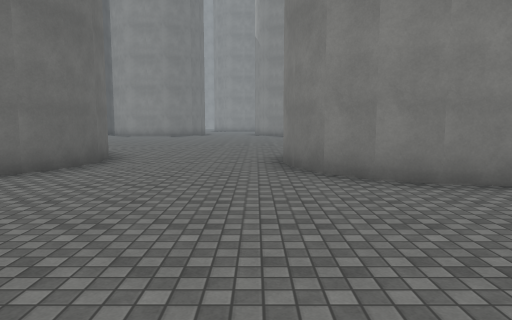
view 1 (above)

23 first-person views from a walk through a 3-D level made in the Unity game engine. The camera is 1.5 m above the floor, tilts 6° down and sees 70° across. The floor is counted in squares, 2 m on a side. Each view is taken from the middle of a square. On the plan, view 1 faces up. The plan holds only what a view shows up to about 11 squares ahead; the rest is blank. The place goes on beyond the plan. The player character is not drawn. Surface patterns are stand-ins for the level's own textures.

view 2
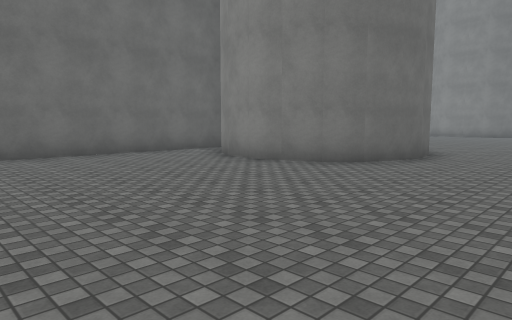

view 3
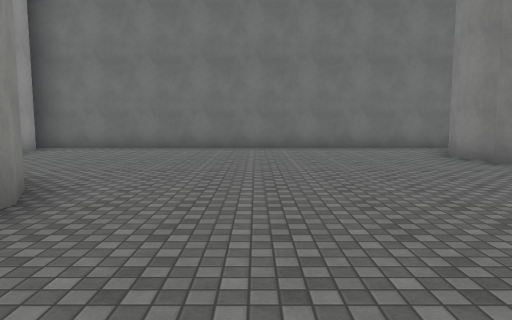

view 4
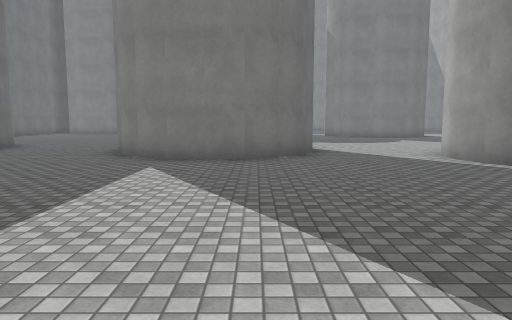

view 5
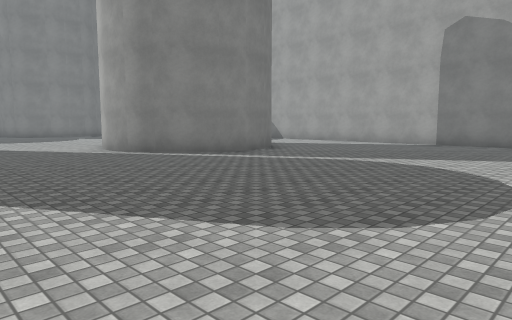

view 6
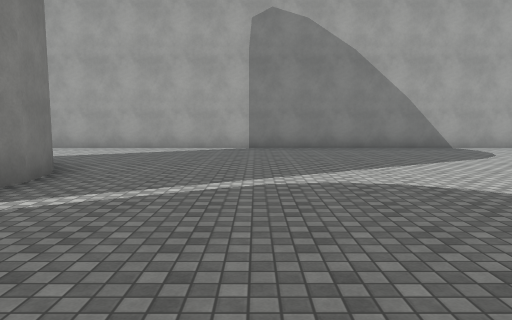

view 7
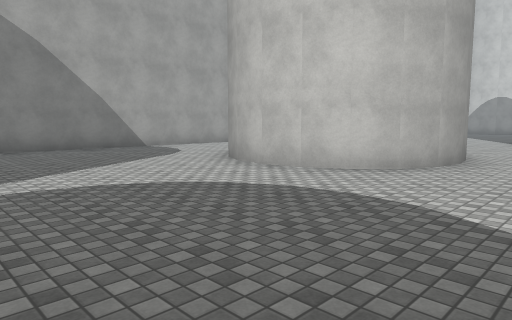

view 8
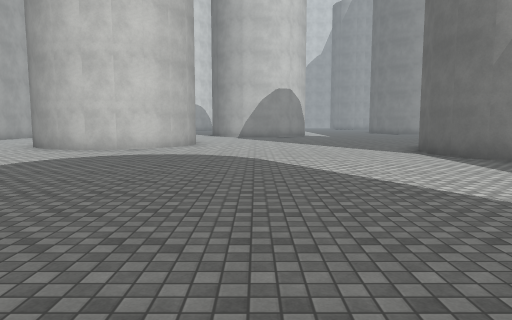

view 9
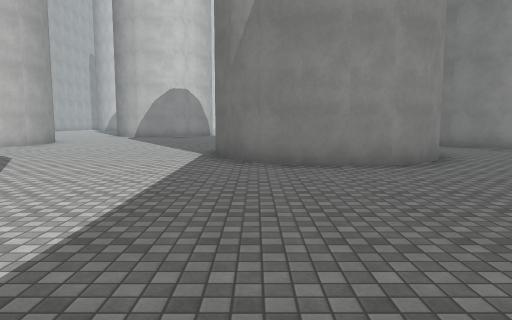

view 10
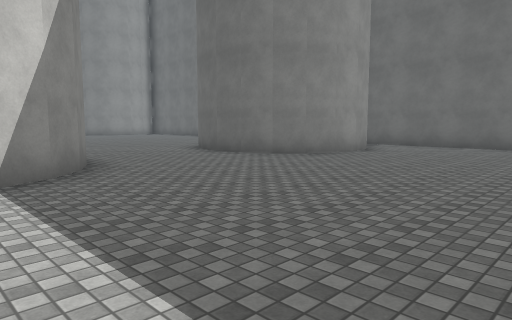

view 11
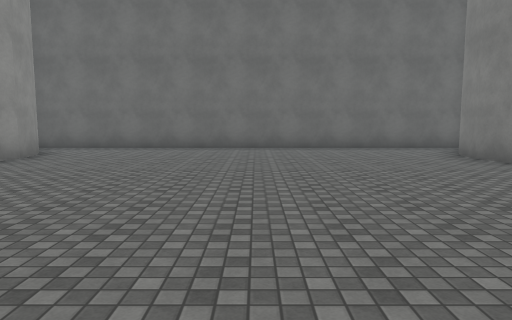

view 12
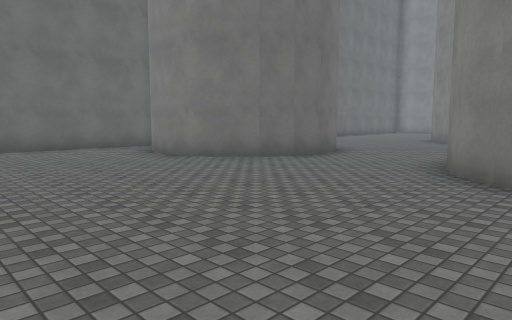

view 13
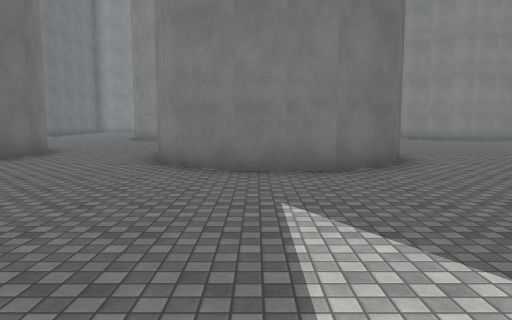

view 14
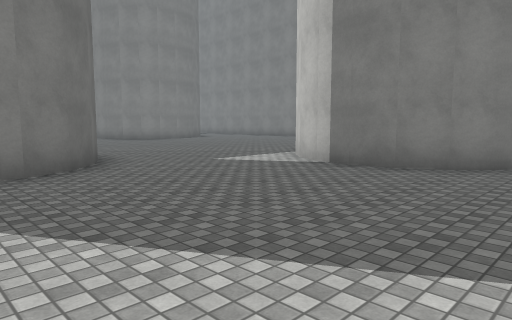

view 15
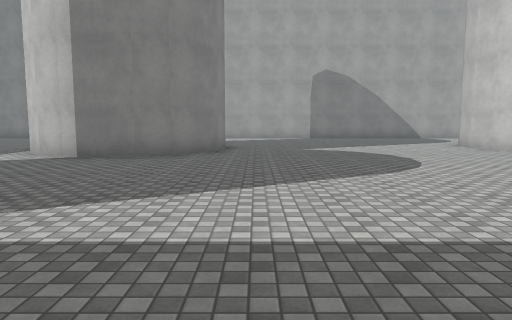

view 16
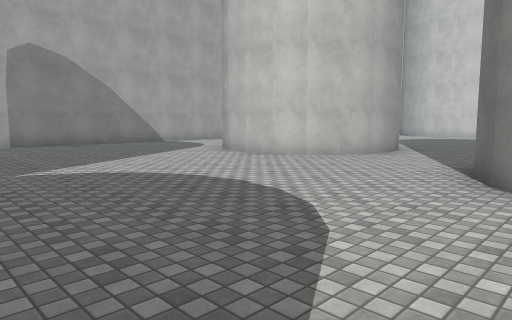

view 17
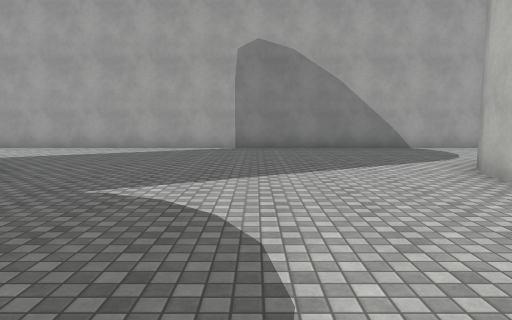

view 18
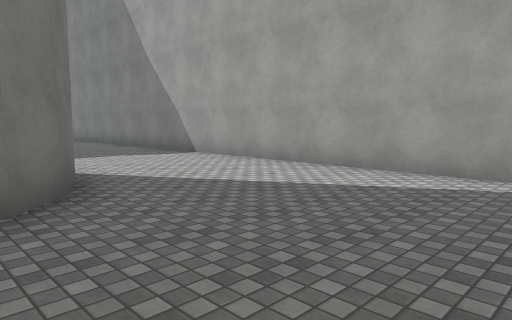

view 19
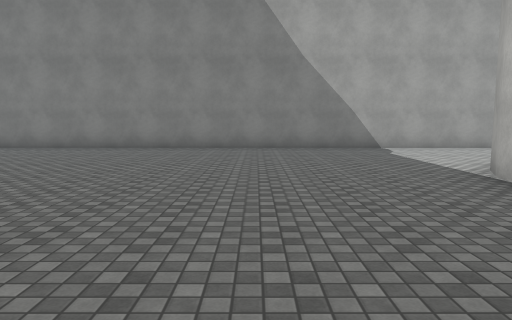

view 20
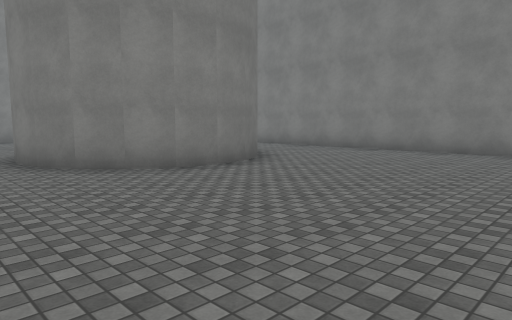

view 21
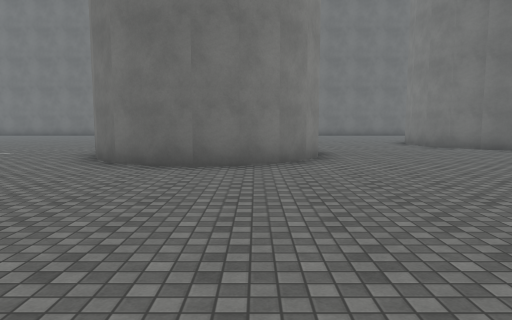

view 22
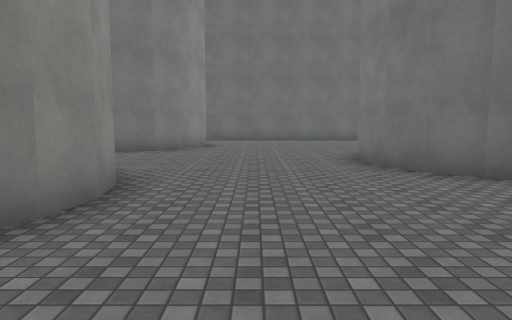

view 23
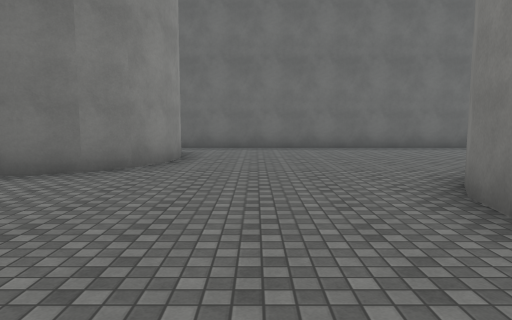

### Floor plan
Key: @ floor where view 1 was taken; # wall or solid block; x gap in a wall; . floor.
Columns run from 9 left of view 1 to 17 right of it. Each row starts with its distance up from view 1.
 28 #......####..    .#####...#
 27 #.............   .........#
 26 #............... .........#
 25 #.........................#
 24 #.........................#
 23 #. ###.... ###............#
 22      #....   #............#
 21      ##..##  #............#
 20 #    ##...#  #............#
 19 #.####....####............#
 18 #.................####....#
 17 #................##  #....#
 16 #................#   #....#
 15 #................#####....#
 14 #..................##.....#
 13 #.........................#
 12 #.........................#
 11 #.........................#
 10 #........... .............#
  9 #..##......#  ............#
  8 #.####....##  #...........#
  7 #    ##...#   #...........#
  6 #x   ##...## ##...####....#
  5 #.####.....###...##    ...#
  4 #................##     ..#
  3 #.................####....#
  2 #..................##.....#
  1 #.........................#
  0 #........@................#
 -1 #.........................#
 -2 #.........................#
 -3 #......####...............#
 -4 #.....    #...............#
 -5 #.....    #...............#
 -6 ####..     .......####....#
 -7    ##      .......#  #....#

Where each view was taken, in squares from view 1:
view 1: 0 up, 0 right, facing up
view 2: 1 down, 0 right, facing up-left
view 3: 0 up, 2 right, facing left
view 4: 3 down, 4 right, facing up
view 5: 5 down, 4 right, facing up-right
view 6: 1 down, 6 right, facing right
view 7: 1 down, 6 right, facing down-right
view 8: 4 up, 6 right, facing down
view 9: 4 up, 1 right, facing down
view 10: 14 up, 3 right, facing down-left
view 11: 14 up, 2 right, facing left
view 12: 14 up, 2 right, facing up-left
view 13: 13 up, 2 right, facing up
view 14: 13 up, 2 right, facing up-right
view 15: 13 up, 0 right, facing right
view 16: 13 up, 4 right, facing down-right
view 17: 10 up, 6 right, facing right
view 18: 11 up, 11 right, facing up-right
view 19: 22 up, 6 right, facing right
view 20: 22 up, 7 right, facing up-right
view 21: 22 up, 11 right, facing left
view 22: 25 up, 6 right, facing left
view 23: 25 up, 2 right, facing left
